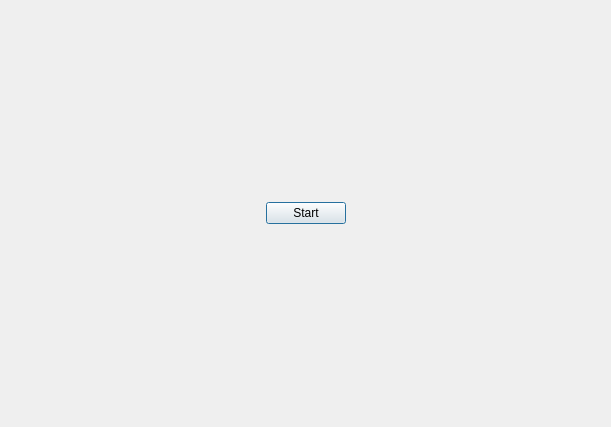
<?xml version="1.0" encoding="UTF-8"?>
<ui version="4.0">
 <class>StartSimulationDialog</class>
 <widget class="QDialog" name="StartSimulationDialog">
  <property name="geometry">
   <rect>
    <x>0</x>
    <y>0</y>
    <width>611</width>
    <height>427</height>
   </rect>
  </property>
  <property name="windowTitle">
   <string>Start simulation</string>
  </property>
  <layout class="QVBoxLayout" name="verticalLayout">
   <property name="spacing">
    <number>4</number>
   </property>
   <property name="leftMargin">
    <number>4</number>
   </property>
   <property name="topMargin">
    <number>4</number>
   </property>
   <property name="rightMargin">
    <number>4</number>
   </property>
   <property name="bottomMargin">
    <number>4</number>
   </property>
   <item>
    <layout class="QHBoxLayout" name="horizontalLayout">
     <property name="spacing">
      <number>4</number>
     </property>
     <item>
      <spacer name="horizontalSpacer">
       <property name="orientation">
        <enum>Qt::Orientation::Horizontal</enum>
       </property>
       <property name="sizeHint" stdset="0">
        <size>
         <width>40</width>
         <height>20</height>
        </size>
       </property>
      </spacer>
     </item>
     <item>
      <widget class="QPushButton" name="startButton">
       <property name="text">
        <string>Start</string>
       </property>
       <property name="default">
        <bool>true</bool>
       </property>
      </widget>
     </item>
     <item>
      <spacer name="horizontalSpacer_2">
       <property name="orientation">
        <enum>Qt::Orientation::Horizontal</enum>
       </property>
       <property name="sizeHint" stdset="0">
        <size>
         <width>40</width>
         <height>20</height>
        </size>
       </property>
      </spacer>
     </item>
    </layout>
   </item>
  </layout>
 </widget>
 <resources/>
 <connections/>
</ui>
